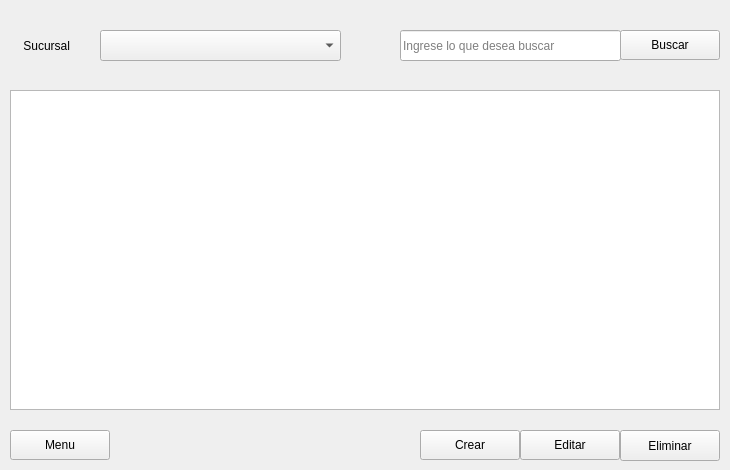
<?xml version="1.0" encoding="UTF-8"?>
<ui version="4.0">
 <class>Ventas</class>
 <widget class="QWidget" name="Ventas">
  <property name="geometry">
   <rect>
    <x>0</x>
    <y>0</y>
    <width>730</width>
    <height>470</height>
   </rect>
  </property>
  <property name="windowTitle">
   <string>Ventas</string>
  </property>
  <widget class="QComboBox" name="FiltroSucursales">
   <property name="geometry">
    <rect>
     <x>100</x>
     <y>30</y>
     <width>241</width>
     <height>31</height>
    </rect>
   </property>
   <property name="toolTip">
    <string/>
   </property>
   <property name="whatsThis">
    <string/>
   </property>
   <property name="autoFillBackground">
    <bool>false</bool>
   </property>
  </widget>
  <widget class="QPushButton" name="CrearVenta">
   <property name="geometry">
    <rect>
     <x>420</x>
     <y>430</y>
     <width>100</width>
     <height>30</height>
    </rect>
   </property>
   <property name="text">
    <string>Crear</string>
   </property>
  </widget>
  <widget class="QPushButton" name="EditarVenta">
   <property name="geometry">
    <rect>
     <x>520</x>
     <y>430</y>
     <width>100</width>
     <height>30</height>
    </rect>
   </property>
   <property name="text">
    <string>Editar</string>
   </property>
  </widget>
  <widget class="QTableView" name="TablaVentas">
   <property name="geometry">
    <rect>
     <x>10</x>
     <y>90</y>
     <width>710</width>
     <height>320</height>
    </rect>
   </property>
  </widget>
  <widget class="QPushButton" name="EliminarVenta">
   <property name="geometry">
    <rect>
     <x>620</x>
     <y>430</y>
     <width>100</width>
     <height>31</height>
    </rect>
   </property>
   <property name="text">
    <string>Eliminar</string>
   </property>
  </widget>
  <widget class="QPushButton" name="BackToMenu">
   <property name="geometry">
    <rect>
     <x>10</x>
     <y>430</y>
     <width>100</width>
     <height>30</height>
    </rect>
   </property>
   <property name="text">
    <string>Menu</string>
   </property>
  </widget>
  <widget class="QLineEdit" name="Busqueda">
   <property name="geometry">
    <rect>
     <x>400</x>
     <y>30</y>
     <width>221</width>
     <height>31</height>
    </rect>
   </property>
   <property name="inputMask">
    <string/>
   </property>
   <property name="text">
    <string/>
   </property>
   <property name="placeholderText">
    <string>Ingrese lo que desea buscar</string>
   </property>
  </widget>
  <widget class="QPushButton" name="BuscarLabel">
   <property name="geometry">
    <rect>
     <x>620</x>
     <y>30</y>
     <width>100</width>
     <height>30</height>
    </rect>
   </property>
   <property name="text">
    <string>Buscar</string>
   </property>
  </widget>
  <widget class="QLabel" name="label">
   <property name="geometry">
    <rect>
     <x>20</x>
     <y>35</y>
     <width>60</width>
     <height>21</height>
    </rect>
   </property>
   <property name="text">
    <string> Sucursal</string>
   </property>
  </widget>
 </widget>
 <resources/>
 <connections/>
</ui>
